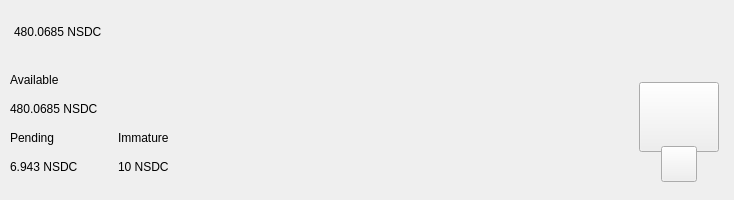
<?xml version="1.0" encoding="UTF-8"?>
<ui version="4.0">
  <class>TopBar</class>
  <widget class="QWidget" name="TopBar">
    <property name="geometry">
      <rect>
        <x>0</x>
        <y>0</y>
        <width>734</width>
        <height>200</height>
      </rect>
    </property>
    <property name="minimumSize">
      <size>
        <width>0</width>
        <height>200</height>
      </size>
    </property>
    <property name="maximumSize">
      <size>
        <width>16777215</width>
        <height>200</height>
      </size>
    </property>
    <property name="windowTitle">
      <string>Form</string>
    </property>
    <layout class="QVBoxLayout" name="verticalLayout_10" stretch="0">
      <property name="spacing">
        <number>0</number>
      </property>
      <property name="leftMargin">
        <number>0</number>
      </property>
      <property name="topMargin">
        <number>0</number>
      </property>
      <property name="rightMargin">
        <number>0</number>
      </property>
      <property name="bottomMargin">
        <number>0</number>
      </property>
      <item>
        <widget class="PFBorderImage" name="containerTop">
          <layout class="QVBoxLayout" name="verticalLayout_11">
            <property name="spacing">
              <number>0</number>
            </property>
            <property name="leftMargin">
              <number>0</number>
            </property>
            <property name="topMargin">
              <number>0</number>
            </property>
            <property name="rightMargin">
              <number>0</number>
            </property>
            <property name="bottomMargin">
              <number>0</number>
            </property>
            <item>
              <widget class="QWidget" name="top_container_2" native="true">
                <property name="minimumSize">
                  <size>
                    <width>0</width>
                    <height>65</height>
                  </size>
                </property>
                <layout class="QHBoxLayout" name="top_container">
                  <property name="spacing">
                    <number>0</number>
                  </property>
                  <property name="leftMargin">
                    <number>14</number>
                  </property>
                  <property name="topMargin">
                    <number>0</number>
                  </property>
                  <property name="rightMargin">
                    <number>14</number>
                  </property>
                  <property name="bottomMargin">
                    <number>0</number>
                  </property>
                  <item alignment="Qt::AlignVCenter">
                    <widget class="QWidget" name="widgetTopAmount" native="true">
                      <property name="sizePolicy">
                        <sizepolicy hsizetype="Preferred" vsizetype="Maximum">
                          <horstretch>0</horstretch>
                          <verstretch>0</verstretch>
                        </sizepolicy>
                      </property>
                      <layout class="QHBoxLayout" name="horizontalLayout_5">
                        <property name="spacing">
                          <number>0</number>
                        </property>
                        <property name="leftMargin">
                          <number>0</number>
                        </property>
                        <property name="topMargin">
                          <number>0</number>
                        </property>
                        <property name="rightMargin">
                          <number>0</number>
                        </property>
                        <property name="bottomMargin">
                          <number>0</number>
                        </property>
                        <item alignment="Qt::AlignTop">
                          <widget class="QLabel" name="labelAmountTopNsdc">
                            <property name="minimumSize">
                              <size>
                                <width>0</width>
                                <height>36</height>
                              </size>
                            </property>
                            <property name="styleSheet">
                              <string notr="true">padding:0px;margin:0px;</string>
                            </property>
                            <property name="text">
                              <string notr="true">480.0685 NSDC</string>
                            </property>
                          </widget>
                        </item>
                      </layout>
                    </widget>
                  </item>
                  <item>
                    <spacer name="horizontalSpacer">
                      <property name="orientation">
                        <enum>Qt::Horizontal</enum>
                      </property>
                      <property name="sizeHint" stdset="0">
                        <size>
                          <width>40</width>
                          <height>20</height>
                        </size>
                      </property>
                    </spacer>
                  </item>
                  <item>
                    <layout class="QHBoxLayout" name="horizontalLayout_4">
                      <property name="spacing">
                        <number>12</number>
                      </property>
                      <property name="rightMargin">
                        <number>0</number>
                      </property>
                      <item alignment="Qt::AlignRight">
                        <widget class="QWidget" name="layoutSync" native="true">
                          <property name="minimumSize">
                            <size>
                              <width>0</width>
                              <height>36</height>
                            </size>
                          </property>
                          <property name="maximumSize">
                            <size>
                              <width>16777215</width>
                              <height>36</height>
                            </size>
                          </property>
                          <layout class="QVBoxLayout" name="verticalLayout_9">
                            <property name="leftMargin">
                              <number>0</number>
                            </property>
                            <property name="topMargin">
                              <number>0</number>
                            </property>
                            <property name="rightMargin">
                              <number>0</number>
                            </property>
                            <property name="bottomMargin">
                              <number>0</number>
                            </property>
                            <item>
                              <widget class="ExpandableButton" name="pushButtonSync" native="true">
                                <property name="minimumSize">
                                  <size>
                                    <width>36</width>
                                    <height>36</height>
                                  </size>
                                </property>
                                <property name="maximumSize">
                                  <size>
                                    <width>16777215</width>
                                    <height>36</height>
                                  </size>
                                </property>
                              </widget>
                            </item>
                          </layout>
                        </widget>
                      </item>
                      <item>
                        <widget class="ExpandableButton" name="pushButtonHDUpgrade" native="true">
                          <property name="minimumSize">
                            <size>
                              <width>36</width>
                              <height>36</height>
                            </size>
                          </property>
                        </widget>
                      </item>
                      <item>
                        <widget class="ExpandableButton" name="pushButtonStack" native="true">
                          <property name="minimumSize">
                            <size>
                              <width>36</width>
                              <height>36</height>
                            </size>
                          </property>
                        </widget>
                      </item>
                      <item>
                        <widget class="ExpandableButton" name="pushButtonColdStaking" native="true">
                          <property name="minimumSize">
                            <size>
                              <width>36</width>
                              <height>36</height>
                            </size>
                          </property>
                        </widget>
                      </item>
                      <item>
                        <widget class="ExpandableButton" name="pushButtonConnection" native="true">
                          <property name="minimumSize">
                            <size>
                              <width>36</width>
                              <height>36</height>
                            </size>
                          </property>
                        </widget>
                      </item>
                      <item>
                        <widget class="ExpandableButton" name="pushButtonTor" native="true">
                          <property name="minimumSize">
                            <size>
                              <width>36</width>
                              <height>36</height>
                            </size>
                          </property>
                        </widget>
                      </item>
                      <item>
                        <widget class="ExpandableButton" name="pushButtonLock" native="true">
                          <property name="sizePolicy">
                            <sizepolicy hsizetype="Expanding" vsizetype="Expanding">
                              <horstretch>0</horstretch>
                              <verstretch>0</verstretch>
                            </sizepolicy>
                          </property>
                          <property name="minimumSize">
                            <size>
                              <width>36</width>
                              <height>0</height>
                            </size>
                          </property>
                        </widget>
                      </item>
                      <item>
                        <widget class="ExpandableButton" name="pushButtonTheme" native="true">
                          <property name="minimumSize">
                            <size>
                              <width>36</width>
                              <height>36</height>
                            </size>
                          </property>
                          <property name="maximumSize">
                            <size>
                              <width>16777215</width>
                              <height>36</height>
                            </size>
                          </property>
                        </widget>
                      </item>
                      <item>
                        <widget class="ExpandableButton" name="pushButtonFAQ" native="true">
                          <property name="minimumSize">
                            <size>
                              <width>36</width>
                              <height>36</height>
                            </size>
                          </property>
                        </widget>
                      </item>
                    </layout>
                  </item>
                </layout>
              </widget>
            </item>
            <item>
              <widget class="QWidget" name="bottom_container" native="true">
                <property name="minimumSize">
                  <size>
                    <width>0</width>
                    <height>135</height>
                  </size>
                </property>
                <layout class="QHBoxLayout" name="botton_container">
                  <property name="leftMargin">
                    <number>10</number>
                  </property>
                  <property name="topMargin">
                    <number>0</number>
                  </property>
                  <property name="rightMargin">
                    <number>10</number>
                  </property>
                  <property name="bottomMargin">
                    <number>10</number>
                  </property>
                  <item>
                    <layout class="QHBoxLayout" name="horizontalLayout_3">
                      <property name="bottomMargin">
                        <number>9</number>
                      </property>
                      <item>
                        <layout class="QVBoxLayout" name="verticalLayout_7">
                          <property name="spacing">
                            <number>0</number>
                          </property>
                          <property name="leftMargin">
                            <number>0</number>
                          </property>
                          <property name="rightMargin">
                            <number>30</number>
                          </property>
                          <item>
                            <layout class="QVBoxLayout" name="verticalLayout_2">
                              <item>
                                <widget class="QLabel" name="labelTitle1">
                                  <property name="text">
                                    <string>Available</string>
                                  </property>
                                </widget>
                              </item>
                              <item>
                                <widget class="QLabel" name="labelAmountNsdc">
                                  <property name="text">
                                    <string notr="true">480.0685 NSDC</string>
                                  </property>
                                </widget>
                              </item>
                            </layout>
                          </item>
                          <item>
                            <layout class="QHBoxLayout" name="horizontalLayout_2">
                              <property name="spacing">
                                <number>0</number>
                              </property>
                              <item>
                                <layout class="QVBoxLayout" name="verticalLayout_3">
                                  <item>
                                    <widget class="QLabel" name="labelTitle3">
                                      <property name="text">
                                        <string>Pending</string>
                                      </property>
                                    </widget>
                                  </item>
                                  <item>
                                    <widget class="QLabel" name="labelPendingNsdc">
                                      <property name="text">
                                        <string notr="true">6.943 NSDC</string>
                                      </property>
                                    </widget>
                                  </item>
                                </layout>
                              </item>
                              <item>
                                <spacer name="horizontalSpacer_3">
                                  <property name="orientation">
                                    <enum>Qt::Horizontal</enum>
                                  </property>
                                  <property name="sizeType">
                                    <enum>QSizePolicy::Fixed</enum>
                                  </property>
                                  <property name="sizeHint" stdset="0">
                                    <size>
                                      <width>40</width>
                                      <height>20</height>
                                    </size>
                                  </property>
                                </spacer>
                              </item>
                              <item>
                                <layout class="QVBoxLayout" name="verticalLayout_4">
                                  <item>
                                    <widget class="QLabel" name="labelTitle4">
                                      <property name="text">
                                        <string>Immature</string>
                                      </property>
                                    </widget>
                                  </item>
                                  <item>
                                    <widget class="QLabel" name="labelImmatureNsdc">
                                      <property name="text">
                                        <string notr="true">10 NSDC</string>
                                      </property>
                                    </widget>
                                  </item>
                                </layout>
                              </item>
                            </layout>
                          </item>
                        </layout>
                      </item>
                    </layout>
                  </item>
                  <item>
                    <spacer name="horizontalSpacer_2">
                      <property name="orientation">
                        <enum>Qt::Horizontal</enum>
                      </property>
                      <property name="sizeHint" stdset="0">
                        <size>
                          <width>40</width>
                          <height>20</height>
                        </size>
                      </property>
                    </spacer>
                  </item>
                  <item alignment="Qt::AlignHCenter|Qt::AlignVCenter">
                    <widget class="QWidget" name="qrContainer" native="true">
                      <property name="sizePolicy">
                        <sizepolicy hsizetype="Preferred" vsizetype="Minimum">
                          <horstretch>0</horstretch>
                          <verstretch>0</verstretch>
                        </sizepolicy>
                      </property>
                      <property name="minimumSize">
                        <size>
                          <width>90</width>
                          <height>110</height>
                        </size>
                      </property>
                      <property name="maximumSize">
                        <size>
                          <width>90</width>
                          <height>110</height>
                        </size>
                      </property>
                      <layout class="QVBoxLayout" name="containerQR">
                        <property name="spacing">
                          <number>0</number>
                        </property>
                        <property name="leftMargin">
                          <number>5</number>
                        </property>
                        <property name="topMargin">
                          <number>10</number>
                        </property>
                        <property name="rightMargin">
                          <number>5</number>
                        </property>
                        <property name="bottomMargin">
                          <number>0</number>
                        </property>
                        <item>
                          <widget class="QPushButton" name="btnQr">
                            <property name="minimumSize">
                              <size>
                                <width>70</width>
                                <height>70</height>
                              </size>
                            </property>
                            <property name="maximumSize">
                              <size>
                                <width>16777215</width>
                                <height>70</height>
                              </size>
                            </property>
                            <property name="focusPolicy">
                              <enum>Qt::NoFocus</enum>
                            </property>
                            <property name="text">
                              <string/>
                            </property>
                            <property name="iconSize">
                              <size>
                                <width>70</width>
                                <height>70</height>
                              </size>
                            </property>
                          </widget>
                        </item>
                        <item>
                          <spacer name="verticalSpacer">
                            <property name="orientation">
                              <enum>Qt::Vertical</enum>
                            </property>
                            <property name="sizeType">
                              <enum>QSizePolicy::Fixed</enum>
                            </property>
                            <property name="sizeHint" stdset="0">
                              <size>
                                <width>20</width>
                                <height>20</height>
                              </size>
                            </property>
                          </spacer>
                        </item>
                        <item alignment="Qt::AlignHCenter|Qt::AlignBottom">
                          <widget class="QPushButton" name="pushButtonQR">
                            <property name="minimumSize">
                              <size>
                                <width>36</width>
                                <height>36</height>
                              </size>
                            </property>
                            <property name="maximumSize">
                              <size>
                                <width>36</width>
                                <height>36</height>
                              </size>
                            </property>
                            <property name="focusPolicy">
                              <enum>Qt::NoFocus</enum>
                            </property>
                            <property name="text">
                              <string/>
                            </property>
                          </widget>
                        </item>
                      </layout>
                    </widget>
                  </item>
                </layout>
              </widget>
            </item>
          </layout>
        </widget>
      </item>
    </layout>
  </widget>
  <customwidgets>
    <customwidget>
      <class>ExpandableButton</class>
      <extends>QWidget</extends>
      <header>qt/nasdacash/expandablebutton.h</header>
      <container>1</container>
    </customwidget>
    <customwidget>
      <class>PFBorderImage</class>
      <extends>QFrame</extends>
      <header>qt/nasdacash/pfborderimage.h</header>
      <container>1</container>
    </customwidget>
  </customwidgets>
  <resources/>
  <connections/>
</ui>
